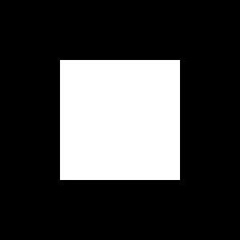
#> input picture 2016BEC070 VAIDEHI HATWAR/practical6/white_black.jpg, 240 x 240 px, shrunk from 300 x 300 before the run
$ python mag_phase1.py
#> lines starting #> are read from the running program, lines starting #| are printed output that depends on the picture
# -*- coding: utf-8 -*-
"""
Created on Sun Oct  6 23:30:45 2019

@author: Mypc
"""

import cv2
import numpy as np
import matplotlib.pyplot as plt
from matplotlib import pyplot as plt

img = cv2.imread('white_black.jpg',0)
#> img is the input picture: shape (240, 240); min 0, max 255, mean 63.8
plt.subplot(3,3,1)
plt.title('input image')
plt.imshow(img,cmap='gray')
a=np.fft.fft2(img)
fshift = np.fft.fftshift(a)
magnitude_spectrum = 20*np.log(np.abs(fshift))
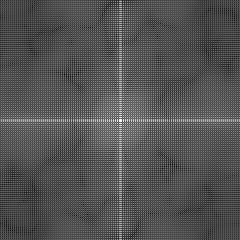
#> magnitude_spectrum: shape (240, 240) float64; min -18.98, max 302.3, mean 86.6; drawn with min black and max white
d=np.angle(fshift)
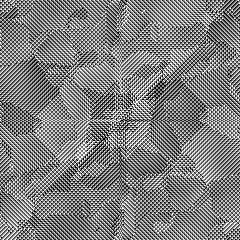
#> d: shape (240, 240) float64; min -3.14, max 3.14, mean 5.45e-05; drawn with min black and max white
plt.subplot(3,3,2)
plt.title('magnitude plot')
plt.imshow(magnitude_spectrum, cmap = 'gray')
plt.subplot(3,3,3)
plt.title('phase plot')
plt.imshow(d, cmap = 'gray')

img1 = cv2.imread('white.jpg',0)
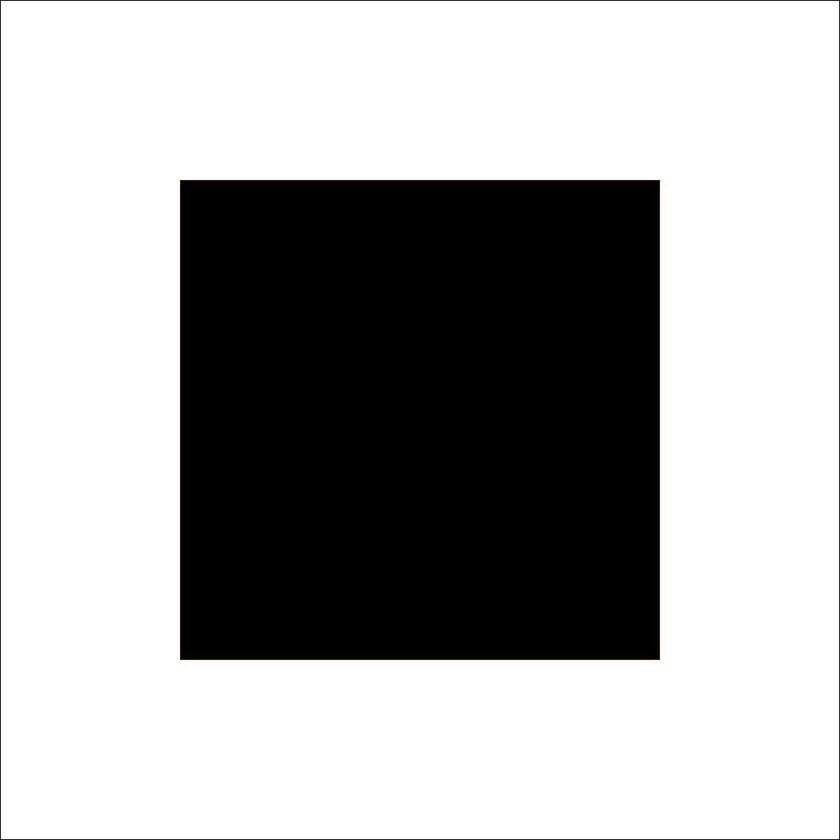
#> input picture 2016BEC070 VAIDEHI HATWAR/practical6/white.jpg, 840 x 840 px, shrunk from 1050 x 1050 before the run
#> img1: shape (840, 840); min 0, max 255, mean 171.1
plt.subplot(3,3,4)
plt.title('input image')
plt.imshow(img1,cmap='gray')
a1=np.fft.fft2(img1)
fshift = np.fft.fftshift(a1)
magnitude_spectrum1 = 20*np.log(np.abs(fshift))
d1=np.angle(fshift)
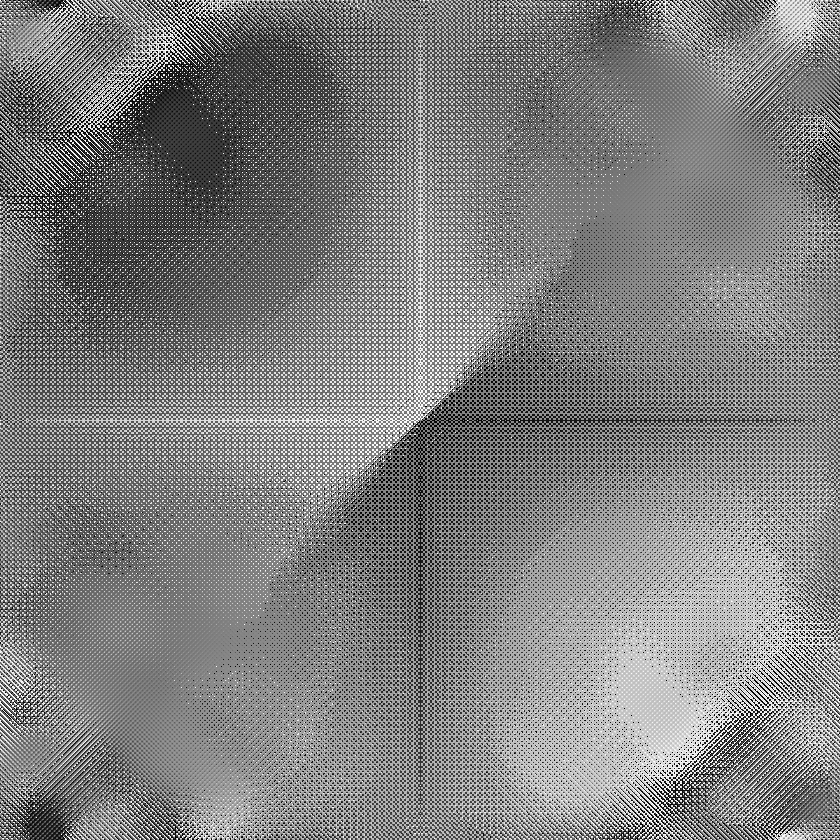
#> d1: shape (840, 840) float64; min -3.14, max 3.14, mean 1.34e-05; drawn with min black and max white
plt.subplot(3,3,5)
plt.title('magnitude plot')
plt.imshow(magnitude_spectrum1, cmap = 'gray')
plt.subplot(3,3,6)
plt.title('phase plot')
plt.imshow(d1, cmap = 'gray')

img2= cv2.imread('black.png',0)
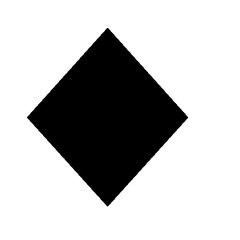
#> input picture 2016BEC070 VAIDEHI HATWAR/practical6/black.png, 240 x 240 px, shrunk from 300 x 300 before the run
#> img2 is the input picture: shape (240, 240); min 0, max 255, mean 190.9
plt.subplot(3,3,7)
plt.title('input image')
plt.imshow(img2,cmap='gray')

a2=np.fft.fft2(img2)
fshift = np.fft.fftshift(a2)
magnitude_spectrum2 = 20*np.log(np.abs(fshift))
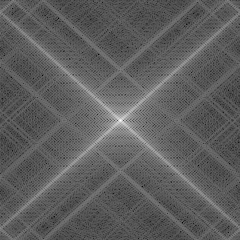
#> magnitude_spectrum2: shape (240, 240) float64; min 6.44, max 324.3, mean 124.1; drawn with min black and max white
d2=np.angle(fshift)
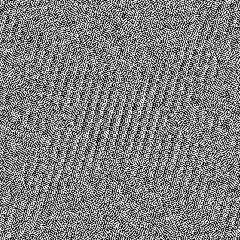
#> d2: shape (240, 240) float64; min -3.14, max 3.14, mean -5.45e-05; drawn with min black and max white
plt.subplot(3,3,8)
plt.title('magnitude plot')
plt.imshow(magnitude_spectrum2, cmap = 'gray')
plt.subplot(3,3,9)
plt.title('phase plot')
plt.imshow(d2, cmap = 'gray')
plt.show()
cv2.waitKey(0)
#cv2.distroyAllWindow()
